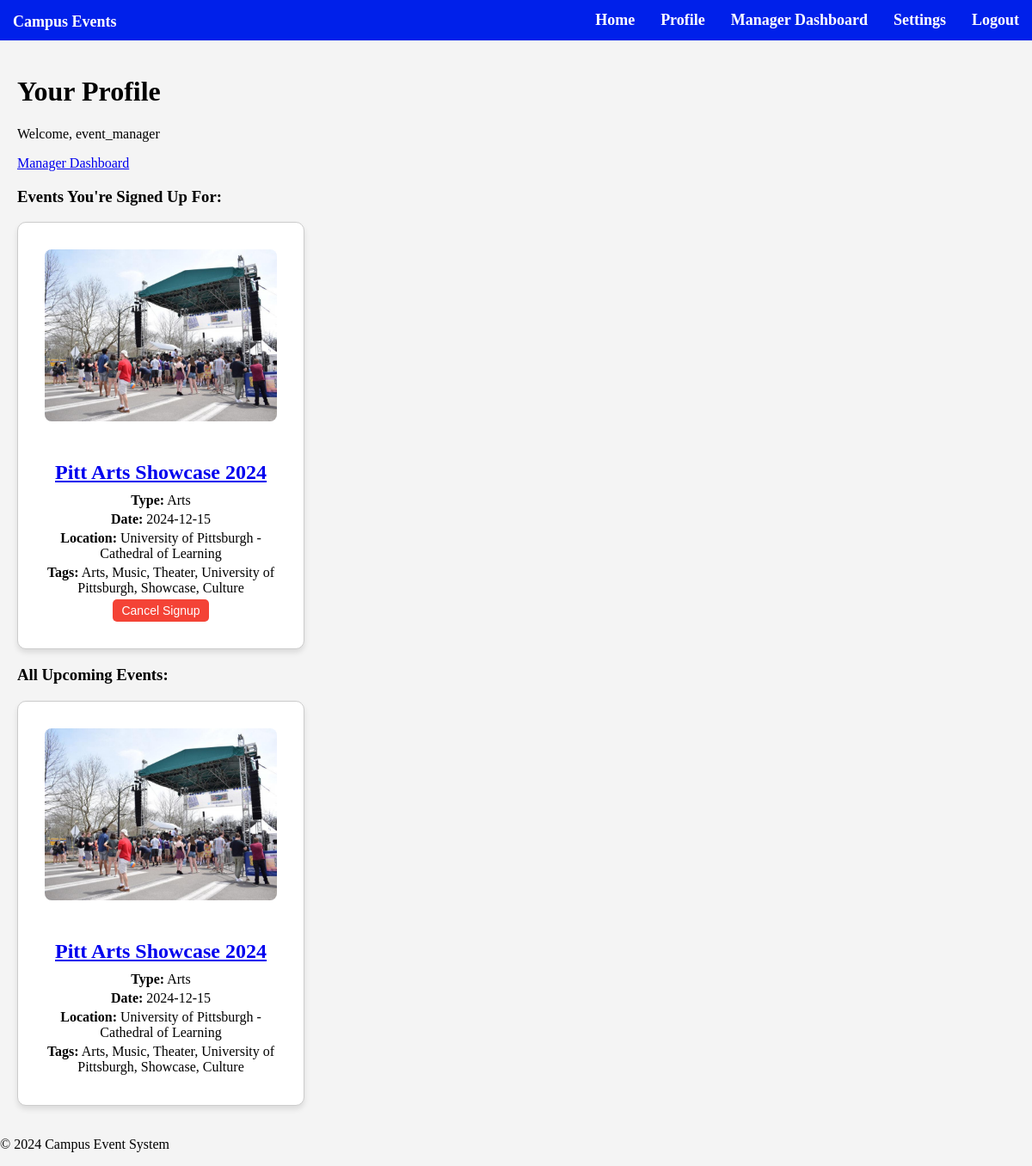
Page /profile (signed in) on the committed database.
### tables this page shows
CREATE TABLE "events" (
    id INTEGER PRIMARY KEY AUTOINCREMENT,
    title TEXT NOT NULL,
    type TEXT NOT NULL,
    tags TEXT,
    organizer TEXT NOT NULL,  -- Make sure it's NOT NULL
    organizer_id INTEGER NOT NULL,  -- This is now a foreign key
    date TEXT NOT NULL,
    time TEXT NOT NULL,
    location TEXT NOT NULL,
    description TEXT,
    image_url TEXT,
    FOREIGN KEY (organizer_id) REFERENCES users(id)
);

### app.py (the view)
@app.route('/profile')
def profile():
    if 'user_id' not in session:
        flash('Please log in to access your profile.', 'warning')
        return redirect(url_for('login'))
    user_id = session['user_id']
    upcoming_events = query_db(
        "SELECT * FROM events WHERE id IN (SELECT event_id FROM signups WHERE user_id = ?) AND date >= DATE('now')",
        (user_id,)
    )
    all_upcoming_events = query_db(
        "SELECT * FROM events WHERE date >= DATE('now') ORDER BY date"
    )
    return render_template('profile.html', upcoming_events=upcoming_events, all_upcoming_events=all_upcoming_events)

### database.py (called while the page is built)
def query_db(query, args=(), one=False):
    conn = sqlite3.connect(DATABASE)
    conn.row_factory = sqlite3.Row  # Allows column access by name
    cursor = conn.cursor()
    cursor.execute(query, args)
    result = cursor.fetchall()
    conn.close()
    return (result[0] if result else None) if one else result

### templates/profile.html (shortened to what this page needs)
{% extends "base.html" %}
{% block content %}
<h1>Your Profile</h1>
<p>Welcome, {{ session.get('role', 'user') }}</p>
{% if session.get('role') == 'event_manager' %}
    <a href="{{ url_for('manager_dashboard') }}" class="btn btn-primary">Manager Dashboard</a>
{% endif %}
<h3>Events You're Signed Up For:</h3>
<div class="event-container">
    {% for event in upcoming_events %}
    <div class="event-card">
        <div class="event-details">
            <img src="{{ url_for('static', filename=event.image_url if event.image_url else 'uploads/default_placeholder.jpg') }}" alt="{{ event.title }}">
            <h2><a href="{{ url_for('event_detail', event_id=event.id) }}">{{ event.title }}</a></h2>
            <p><strong>Type:</strong> {{ event.type }}</p>
            <p><strong>Date:</strong> {{ event.date }}</p>
            <p><strong>Location:</strong> {{ event.location }}</p>
            {% if event.tags %}
                <p><strong>Tags:</strong> {{ event.tags }}</p>
                <form method="POST" action="{{ url_for('cancel_signup', event_id=event.id) }}">
                <button type="submit" class="btn btn-danger">Cancel Signup</button>
            {% endif %}
        </div>
    </div>
    {% else %}
        <p>You are not signed up for any events.</p>
    {% endfor %}
</div>
<h3>All Upcoming Events:</h3>
<div class="event-container">
    {% for event in all_upcoming_events %}
    <div class="event-card">
        <div class="event-details">
            <img src="{{ url_for('static', filename=event.image_url) if event.image_url else url_for('static', filename='uploads/default_placeholder.jpg') }}" alt="{{ event.title }}">
            <h2><a href="{{ url_for('event_detail', event_id=event.id) }}">{{ event.title }}</a></h2>
            <p><strong>Type:</strong> {{ event.type }}</p>
            <p><strong>Date:</strong> {{ event.date }}</p>
            <p><strong>Location:</strong> {{ event.location }}</p>
            {% if event.tags %}
                <p><strong>Tags:</strong> {{ event.tags }}</p>
            {% endif %}
        </div>
    </div>
    {% else %}
        <p>No upcoming events found.</p>
    {% endfor %}
</div>
{% endblock %}

### static/styles.css (style rules this page uses)
body { font-family: Serif, Didot; margin: 0; padding: 0; background-color: #f4f4f4; }
.event-container { display: flex; flex-wrap: wrap; justify-content: space-around; gap: 20px; }
.event-card { border: 1px solid #ccc; border-radius: 8px; padding: 16px; width: 300px; box-shadow: 0 2px 5px rgba(0, 0, 0, 0.1); text-align: center; background-color: #f9f9f9; transition: transform 0.3s ease; }
.event-card img { max-width: 100%; height: auto; border-radius: 8px; margin-bottom: 12px; }
.event-details p { font-size: 1rem; margin: 4px 0; }
.event-card h2 { font-size: 1.5rem; font-weight: bold; margin-bottom: 10px; }
button { padding: 10px 20px; font-size: 1rem; cursor: pointer; background-color: #007bff; color: white; border: none; border-radius: 5px; }
h2 { margin-top: 30px; font-size: 1.8rem; color: #333; }
.event-container { display: flex; flex-wrap: wrap; gap: 20px; justify-content: flex-start; }
.event-card { width: 300px; background-color: #fff; border-radius: 10px; box-shadow: 0 4px 6px rgba(0, 0, 0, 0.1); overflow: hidden; }
.event-card img { width: 100%; height: 200px; object-fit: cover; }
.event-details { padding: 15px; }
.btn-danger { background-color: #dc3545; color: #fff; border: none; padding: 10px 15px; border-radius: 5px; font-size: 16px; cursor: pointer; transition: background-color 0.3s ease; }
.btn-danger { background-color: #f44336; color: white; padding: 5px 10px; border: none; border-radius: 5px; font-size: 14px; }

### rows in the picture
events: image_url (picture), title "Pitt Arts Showcase 2024", type "Arts", date "2024-12-15", location "University of Pittsburgh - Cathedral of Learning", tags "Arts, Music, Theater, University of Pittsburgh, Showcase, Culture"

### other values in the picture
{{ session.get('role', 'user') }} "event_manager"
